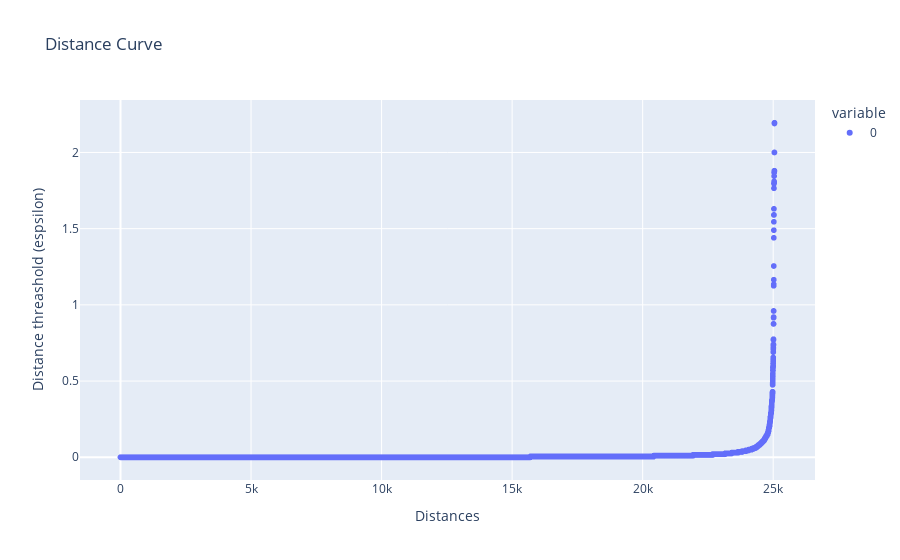

This figure's notebook cell:
### Markdown cell above
### Use KNN to find $\epsilon$ for DBSCAN
The DBSCAN papers suggest using the elbow method with $k=2*\text{num dimensions}-1$ to find the optimal $\epsilon$

In our case since we're only using 1 dimension we use $k=2$

### Code cell
X = np.array(measurements.med_freq)
X = X.reshape(-1, 1)
neigh = NearestNeighbors(n_neighbors=2)
nbrs = neigh.fit(X)
distances, indices = nbrs.kneighbors(X)

# next, we sort and plot the results
distances = np.sort(distances, axis=0)
distances = distances[:,1]

# Plot
fig = px.scatter(
    distances, 
    title='Distance Curve')
fig.update_xaxes(title_text='Distances')
fig.update_yaxes(title_text='Distance threashold (espsilon)')
fig.show()

### Figure 1 — Plotly figure (JSON) as saved in the notebook; plotly's stock layout.template omitted (floating-point values rounded to 4 significant figures; data arrays with more than 128 entries replaced by an {"elided": "..."} marker saying what was removed)
{"data": [{"hovertemplate": "variable=0<br>index=%{x}<br>value=%{y}<extra></extra>", "legendgroup": "0", "marker": {"color": "#636efa", "symbol": "circle"}, "mode": "markers", "name": "0", "showlegend": true, "type": "scattergl", "x": {"elided": "25051 int values"}, "xaxis": "x", "y": {"elided": "25051 float values"}, "yaxis": "y"}], "layout": {"legend": {"title": {"text": "variable"}, "tracegroupgap": 0}, "title": {"text": "Distance Curve"}, "xaxis": {"anchor": "y", "domain": [0, 1], "title": {"text": "Distances"}}, "yaxis": {"anchor": "x", "domain": [0, 1], "title": {"text": "Distance threashold (espsilon)"}}}}
